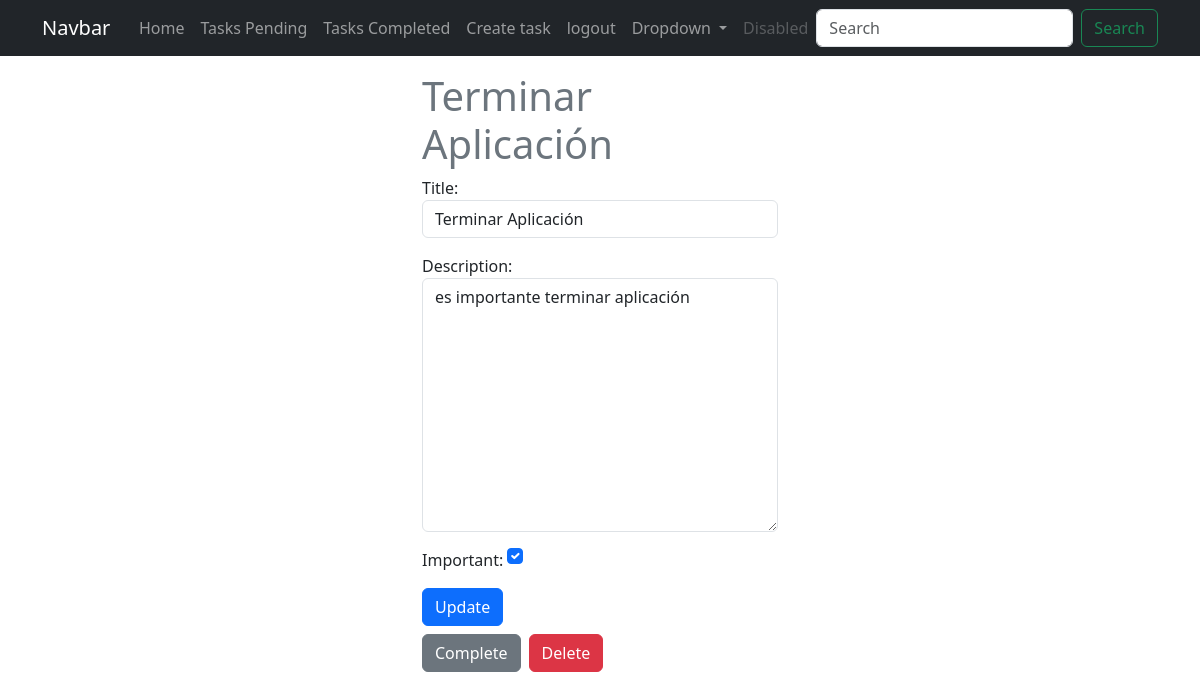
The app's page /tasks/4/ (signed in) with its own data.
### tasks/models.py (models this page shows, shortened)
class Task(models.Model):
    title = models.CharField(max_length=100) # max length of 100 characters
    description = models.TextField(blank=True) # blank and null are optional
    created  = models.DateTimeField(auto_now_add=True) # auto_now_add is the date and time of creation
    datecompleted = models.DateTimeField(null=True, blank=True) # null and blank are optional
    important = models.BooleanField(default=False) # default is false
    user = models.ForeignKey(User, on_delete= models.CASCADE) # on_delete is what happens when the user is deleted

### tasks/views.py (the view, shortened to what this page needs)
# urls.py: path("tasks/<int:task_id>/", views.task_detail, name="task_detail"),
@login_required
def task_detail(request, task_id):
    if request.method == "GET":
        task=get_object_or_404(Task, pk=task_id, user = request.user) # Verify that the ID exists
        form = TaskForm(instance=task)
        return render(request, "task_detail.html", {"task": task, "form": form})

### tasks/forms.py
class TaskForm(forms.ModelForm):
    class Meta:
        model = Task
        fields = ["title", "description", "important"]
        widgets = {
            'title': forms.TextInput(attrs={'class': 'form-control', 'placeholder': 'write a title'}),
            'description': forms.Textarea(attrs={'class': 'form-control', 'placeholder': 'write a description'}),
            'important': forms.CheckboxInput(attrs={'class': 'form-check-input m-auto'})
        }

### tasks/templates/task_detail.html (shortened to what this page needs)
{% extends 'base.html' %}
{% block content %}
<main class="container">
    <div class="row">
        <div class="col-md-4 offset-md-4">
            <h1 class="text-secondary">{{ task.title }} </h1>
            <form method="POST">
                {{form.as_p}}
                <button class="btn btn-primary" type="submit">
                    Update
                </button>
            </form>
            <div class="d-flex mt-2">
                <form action="{% url 'complete_task' task.id %}" method="POST">
                    <button class="btn btn-secondary" type="submit">
                        Complete
                    </button>
                </form>
                <form action="{% url 'delete_task' task.id %}" method="POST" class="ms-2">
                    <button class="btn btn-danger" type="submit">
                        Delete
                    </button>
                </form>
            </div>
        </div>
    </div>
</main>
{% endblock content %}

### records on screen
Task: title "Terminar Aplicación", description "es importante terminar aplicación", important "☑"
